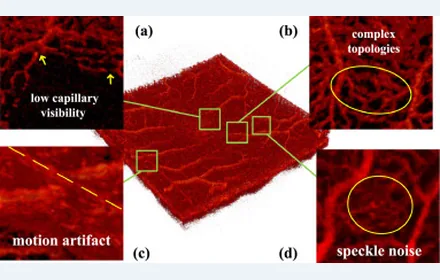
#> input picture assets/img/publications/pub-001.webp, 440 x 280 px
$ python -i build_publication_thumbnails.py   (imports and definitions only)
#> lines starting #> are read from the running program, lines starting #| are printed output that depends on the picture
#!/usr/bin/env python3
"""Build paper-specific thumbnails from openly accessible, primary sources.

The script reads the published bibliography, resolves author manuscripts and
publisher/project assets, extracts Figure 1 when a PDF is available, and writes
small WebP thumbnails plus a machine-readable provenance file.
"""

from __future__ import annotations

import base64
import argparse
import difflib
import html
import json
import re
import subprocess
import tempfile
import time
import urllib.error
import urllib.parse
import urllib.request
import xml.etree.ElementTree as ET
from concurrent.futures import ThreadPoolExecutor, as_completed
from pathlib import Path

import pdfplumber
from PIL import Image, ImageFile, ImageOps


ROOT = Path(__file__).resolve().parents[1]
PUBLICATION_HTML = ROOT / "publication" / "index.html"
OUTPUT_DIR = ROOT / "assets" / "img" / "publications"
PDFTOPPM = Path(
    "/Users/lixiangqinqin/.cache/codex-runtimes/"
    "codex-primary-runtime/dependencies/bin/override/pdftoppm"
)
USER_AGENT = "MI2-Lab-Website/1.0 (publication thumbnail builder)"
MAX_DOWNLOAD = 40 * 1024 * 1024
THUMB_SIZE = (440, 280)

ImageFile.LOAD_TRUNCATED_IMAGES = True


# Author-owned project pages are preferred when they include the paper's own
# overview/result figure. The numeric keys match the visible publication order.
PROJECT_REPOS = {
    3: "jiongzhang-john/FiHam",
    10: "jiongzhang-john/3D-Microvascular-Reconstruction",
    12: "jiongzhang-john/CLIP-DSA",
    15: "jiongzhang-john/DSCA",
    16: "jiongzhang-john/Foundation-Models-in-Medical-Imaging",
    17: "jiongzhang-john/OCTA-Stitching-Dataset",
    19: "jiongzhang-john/CNVSeg-Dataset",
    21: "jiongzhang-john/RSAPower",
    27: "Qinkaiyu/CLIP-DR",
}


# Verified author preprints. This also covers records whose website link is the
# final publisher page rather than the arXiv record.
ARXIV_OVERRIDES = {
    2: "2606.28520",
    4: "2604.10737",
    9: "2411.05825",
    11: "2404.01671",
    15: "2406.00341",
    19: "2508.03197",
    20: "2507.01055",
    27: "2407.04068",
    31: "2406.19485",
    38: "2311.06009",
    49: "2208.10745",
    50: "2208.10745",
    51: "2207.11882",
    55: "2102.13588",
    62: "2007.05201",
    70: "2003.03710",
    73: "1809.07987",
    76: "1707.06865",
    80: "1610.06368",
}


# Real author/publisher material for records whose standard resolver is not a
# downloadable paper page.
SOURCE_OVERRIDES = {
    5: [
        "https://cdn.ncbi.nlm.nih.gov/pmc/blobs/daba/12927330/7bd6a34afabd/bmjophth-11-1-g001.jpg",
    ],
    8: [
        "https://research.edgehill.ac.uk/ws/files/101278233/Super-Resolution_Reconstruction_of_OCTA_via_Multi-field-of-view_Representation_Learning.pdf",
    ],
    26: [
        "https://research.edgehill.ac.uk/ws/files/95181617/BIBM2024_ZYD_CAMERAREADY.pdf",
    ],
    43: ["https://resourcecenter.ieee.org/conferences/isbi-2023/spsisbi23vid0278"],
    64: ["https://pmc.ncbi.nlm.nih.gov/articles/PMC7737654/"],
    65: [
        "https://cdn.ncbi.nlm.nih.gov/pmc/blobs/27ba/7174137/f6753c3069ea/nihms-1055657-f0001.jpg",
    ],
    66: ["https://pmc.ncbi.nlm.nih.gov/articles/PMC6928449/"],
    67: [
        "https://dspace.lib.cranfield.ac.uk/server/api/core/bitstreams/027bae51-c421-4138-8e16-89c53aec44de/content",
    ],
    68: [
        "https://mdpi-res.com/d_attachment/applsci/applsci-10-04788/article_deploy/html/images/applsci-10-04788-g001.png",
    ],
    # The correction concerns record 67 and contains no new scientific figure,
    # so it intentionally uses Figure 1 from the corrected article.
    69: [
        "https://dspace.lib.cranfield.ac.uk/server/api/core/bitstreams/027bae51-c421-4138-8e16-89c53aec44de/content",
    ],
    72: [
        "https://pure.tue.nl/ws/portalfiles/portal/139040343/A_fully_automated_pipeline_of_extracting_biomarkers_to_quantify_vascular_changes_in_retina_related_diseases.pdf",
    ],
    74: ["https://pure.tue.nl/ws/files/93318428/boe_9_2_410.pdf"],
    75: [
        "https://cdn.ncbi.nlm.nih.gov/pmc/blobs/97ad/6880863/4c8dde2aa726/nihms-1054931-f0001.jpg",
    ],
    83: ["https://pure.tue.nl/ws/files/45862136/07530915.pdf"],
}


# [24 lines left out: functions request, request_json, not called in this run]


def clean_text(value: str) -> str:
    return " ".join(html.unescape(re.sub(r"<[^>]+>", "", value)).split())


def normalize_title(value: str) -> str:
    return re.sub(r"[^a-z0-9]+", " ", value.lower()).strip()


# [170 lines left out: functions parse_publications, semantic_scholar_metadata, arxiv_author_records, inferred_arxiv, github_project_image, image_is_usable and 1 more, not called in this run]


def find_figure_page(pdf_path: Path) -> tuple[int, tuple[float, float, float, float] | None]:
    try:
        with pdfplumber.open(pdf_path) as pdf:
            for page_index, page in enumerate(pdf.pages[:9]):
                matches = page.search(r"\bFig(?:ure)?\.?\s*1\b", regex=True, case=False) or []
                for match in matches:
                    # Captions start near the left margin; references to Fig. 1
                    # inside body text should not win over the real caption.
                    if float(match.get("x0", page.width)) > page.width * 0.32:
                        continue
                    caption_top = float(match.get("top", page.height * 0.72))
                    images = []
                    for image in page.images:
                        top = float(image.get("top", 0))
                        bottom = float(image.get("bottom", top))
                        width = float(image.get("x1", 0)) - float(image.get("x0", 0))
                        height = bottom - top
                        if bottom <= caption_top + 8 and width * height >= page.width * page.height * 0.012:
                            images.append(image)
                    if images:
                        x0 = max(0, min(float(image.get("x0", 0)) for image in images) - 14)
                        x1 = min(page.width, max(float(image.get("x1", page.width)) for image in images) + 14)
                        top = max(0, min(float(image.get("top", 0)) for image in images) - 14)
                        bottom = min(caption_top - 3, max(float(image.get("bottom", caption_top)) for image in images) + 14)
                    else:
                        x0, x1 = page.width * 0.04, page.width * 0.96
                        top = max(page.height * 0.04, caption_top - page.height * 0.56)
                        bottom = max(top + page.height * 0.16, caption_top - 4)
                    return page_index + 1, (x0, top, x1, bottom)
    except Exception as exc:
        print(f"  Figure detection failed: {exc}")
    return 1, None


def thumbnail_from_pdf(data: bytes, output_path: Path) -> bool:
    with tempfile.TemporaryDirectory(prefix="mi2-paper-") as temp_dir:
        temp = Path(temp_dir)
        pdf_path = temp / "paper.pdf"
        pdf_path.write_bytes(data)
        page_number, crop = find_figure_page(pdf_path)
        output_root = temp / "page"
        command = [
            str(PDFTOPPM),
            "-f",
            str(page_number),
            "-l",
            str(page_number),
            "-r",
            "144",
            "-png",
            "-singlefile",
            str(pdf_path),
            str(output_root),
        ]
        try:
            subprocess.run(command, check=True, stdout=subprocess.DEVNULL, stderr=subprocess.DEVNULL, timeout=55)
            rendered = output_root.with_suffix(".png")
            with Image.open(rendered) as page_image:
                page_image = page_image.convert("RGB")
                if crop:
                    with pdfplumber.open(pdf_path) as pdf:
                        page = pdf.pages[page_number - 1]
                        scale_x = page_image.width / page.width
                        scale_y = page_image.height / page.height
                    box = (
                        int(crop[0] * scale_x),
                        int(crop[1] * scale_y),
                        int(crop[2] * scale_x),
                        int(crop[3] * scale_y),
                    )
                    page_image = page_image.crop(box)
                else:
                    page_image = page_image.crop(
                        (int(page_image.width * 0.08), 0, int(page_image.width * 0.92), int(page_image.height * 0.84))
                    )
                thumb = ImageOps.pad(
                    page_image,
                    THUMB_SIZE,
                    method=Image.Resampling.LANCZOS,
                    color="#eef3f7",
                    centering=(0.5, 0.42),
                )
                thumb.save(output_path, "WEBP", quality=82, method=6)
            return True
        except Exception as exc:
            print(f"  PDF render failed: {exc}")
            return False


def absolute_url(base: str, value: str) -> str:
    return urllib.parse.urljoin(base, html.unescape(value).replace("&amp;", "&"))


# [233 lines left out: functions html_candidates, resolve_source, elsevier_candidates, candidate_urls, parse_only, main, not called in this run]


# [2 lines not run here, left out]

>>> import cv2
>>> picture = cv2.imread('../assets/img/publications/pub-001.webp', cv2.IMREAD_GRAYSCALE)
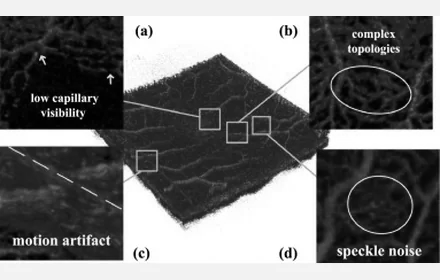
#> picture: shape (280, 440); min 0, max 255, mean 116
>>> result = thumbnail_from_pdf(picture, 'out.png')
#> (the run stopped early here; a loop or call above may not have finished)

$ run again, on assets/img/publications/pub-006.webp
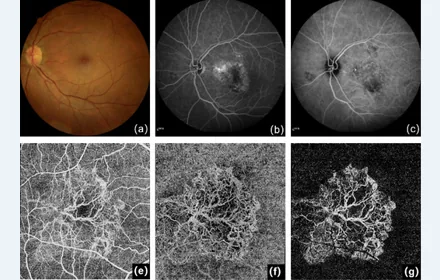
#> input picture assets/img/publications/pub-006.webp, 440 x 280 px
#> `picture = cv2.imread('../assets/img/publications/pub-001.webp', cv2.IM..`:
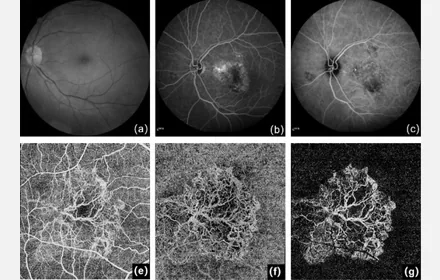
#> picture: shape (280, 440); min 0, max 255, mean 99.2

$ run again, on assets/img/publications/pub-009.webp
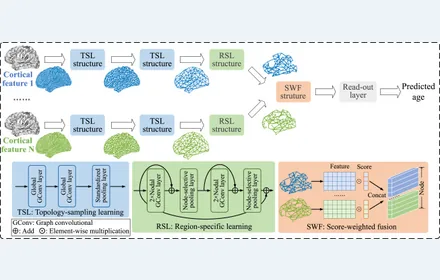
#> input picture assets/img/publications/pub-009.webp, 440 x 280 px
#> `picture = cv2.imread('../assets/img/publications/pub-001.webp', cv2.IM..`:
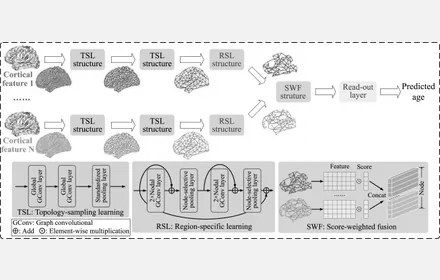
#> picture: shape (280, 440); min 2, max 255, mean 228.2
